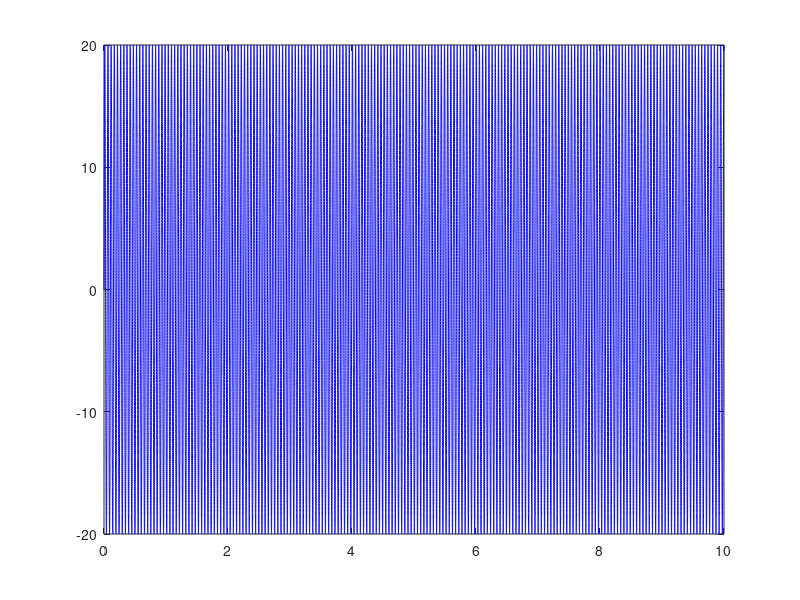

Recreate this plot in MATLAB.
%% generate a signal to use the bandpass filter for
% filter then makes the signal good enough to put through the APDL
% transient analysis
clear all
%highest frequency of interest we want to know
hf=100;
dt=1/(100*hf);
%length of time we want to find response for
lt=10;
steps=(lt/dt);
x=linspace(0,lt,(steps));
% x=0:1/steps:lt;
%generate random numbers between [-1,1] with a length of steps
A=20;
% r=-A+(2*A).*rand(steps,1);
r=A.*sin(19.5283*2*pi*x);
% r = Amplitude*sin(w*t), where t is the timesteps, or X

% put it through the filter we created in bandpass filter toolbox thing
% y=doFilter2(r,dt);
% create vector to export to a csv file for APDL to read
Y=[x' r'];

plot(x,r,'b') %,x,y,'g')

file='U:\_PhD\APDL\Validation\DuffingValDec17\ExExcitation2ndMode.csv';
csvwrite(file,Y);
